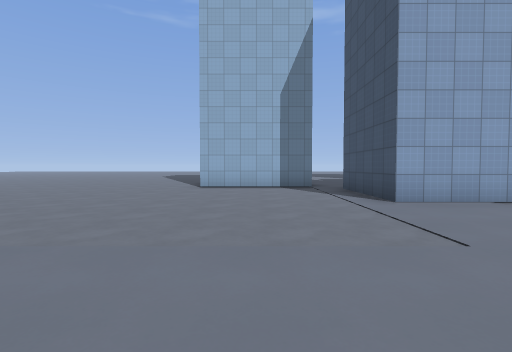
view 1 (above)

24 first-person views from a walk through a level from a Godot 3-D game. The camera is 1.3 m above the floor, tilts 2° down and sees 85° across. The floor is counted in squares, 2 m on a side. Each view is taken from the middle of a square. On the plan, view 1 faces up. The plan holds only what a view shows up to about 9 squares ahead; the rest is blank. The place goes on beyond the plan. Surface patterns are stand-ins for the level's own textures.

view 2
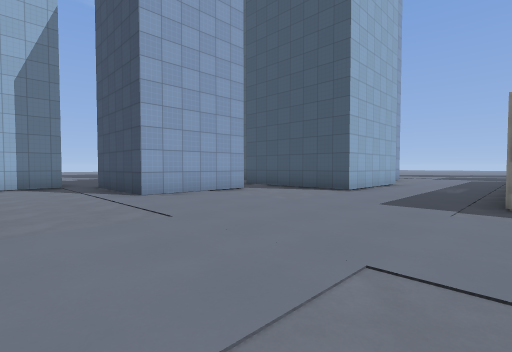

view 3
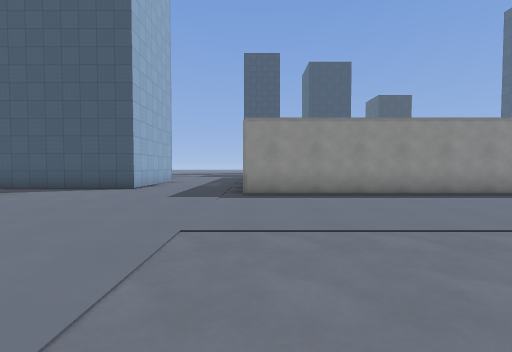

view 4
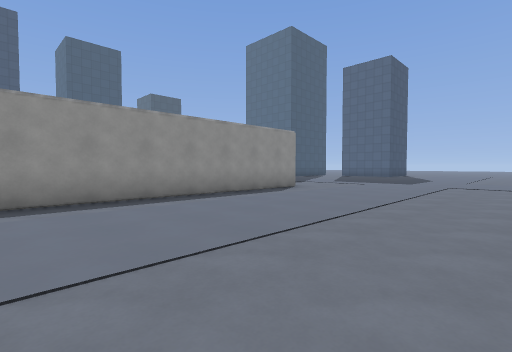

view 5
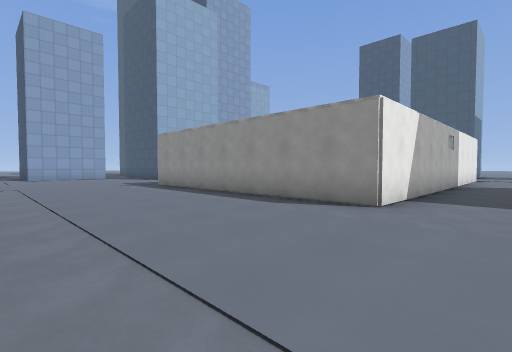

view 6
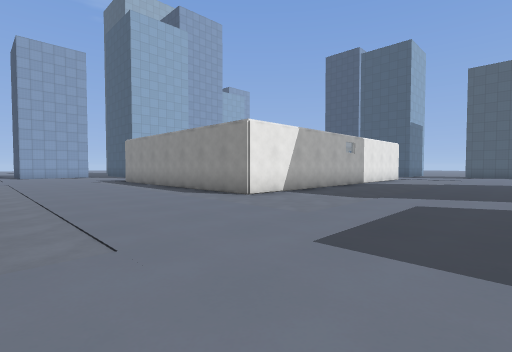

view 7
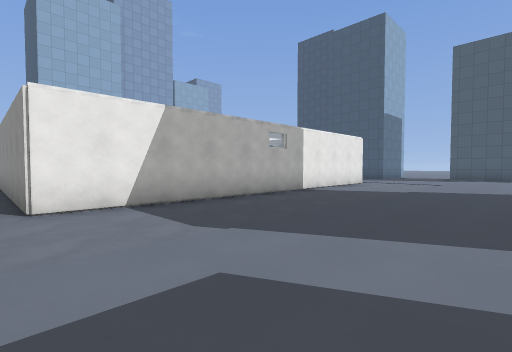

view 8
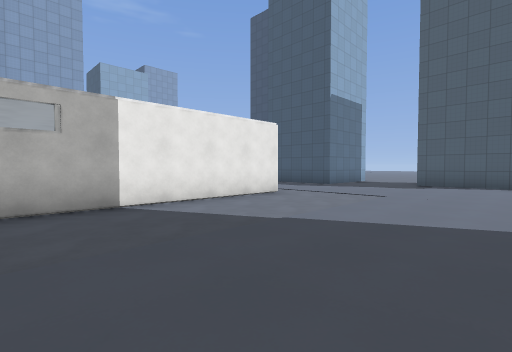

view 9
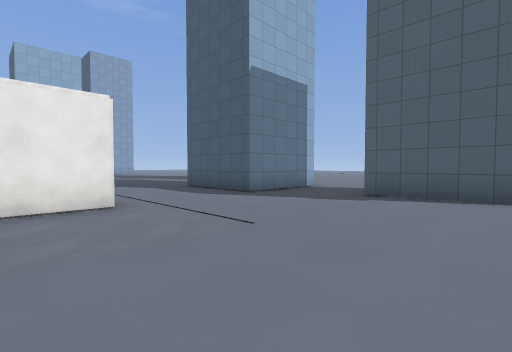

view 10
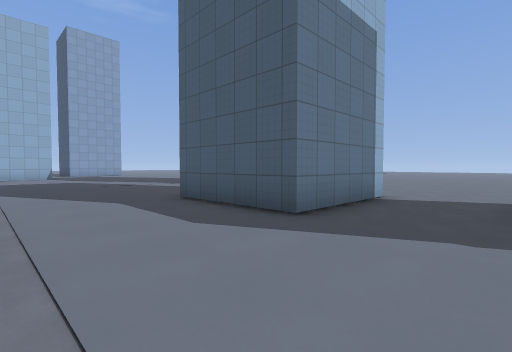

view 11
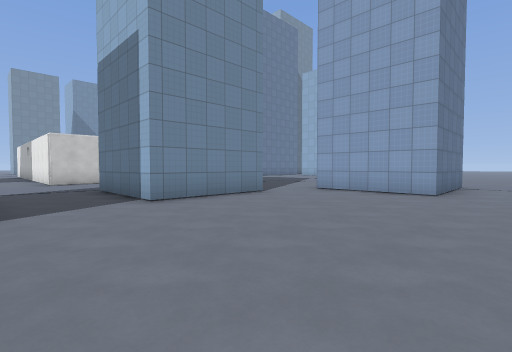

view 12
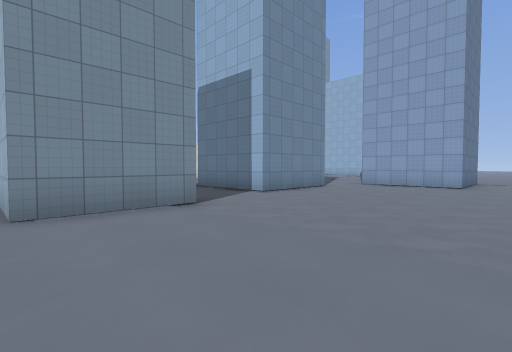

view 13
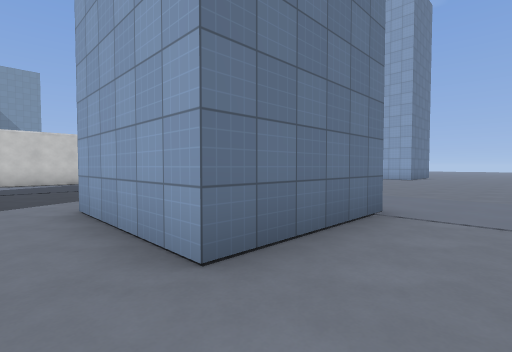

view 14
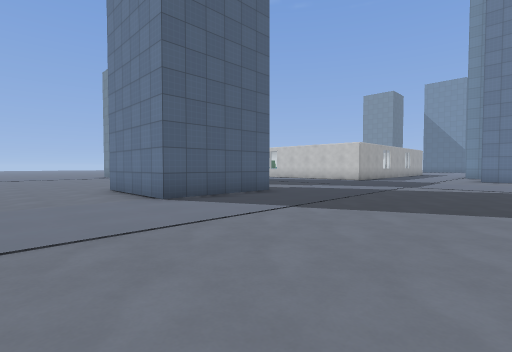

view 15
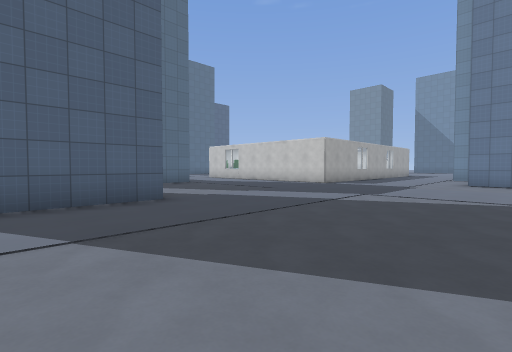

view 16
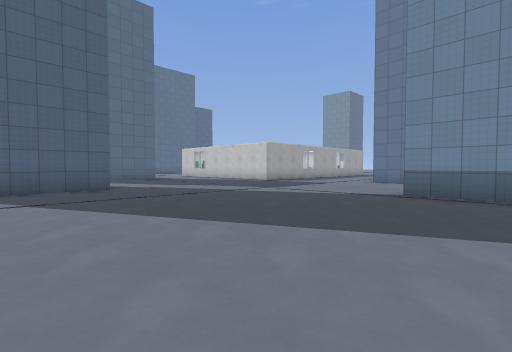

view 17
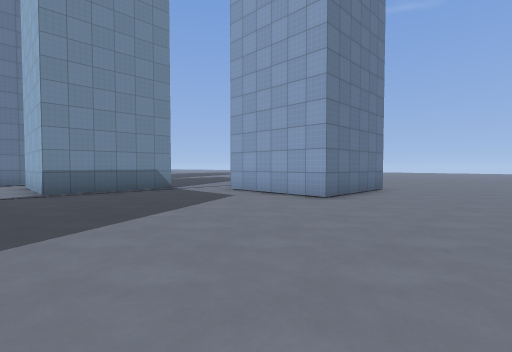

view 18
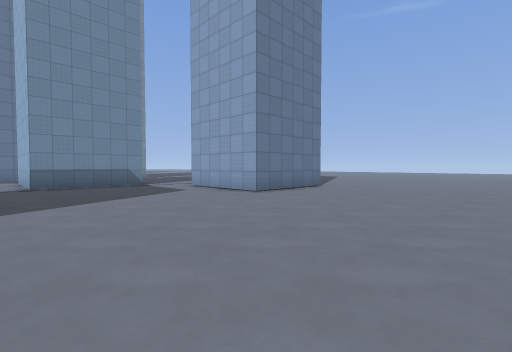

view 19
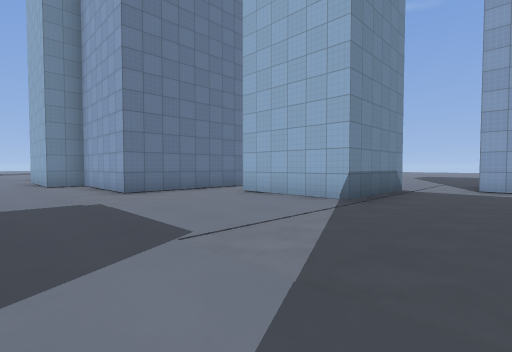

view 20
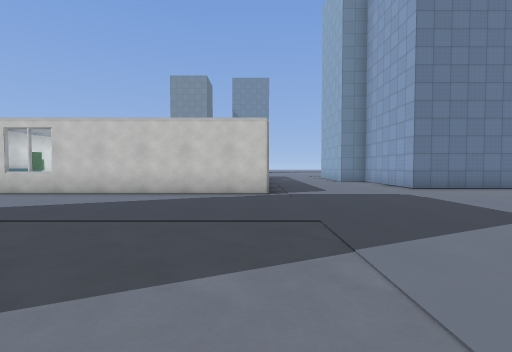

view 21
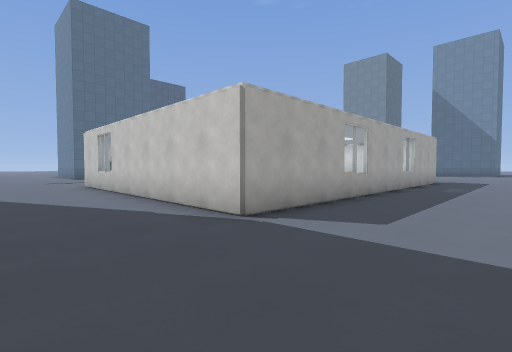

view 22
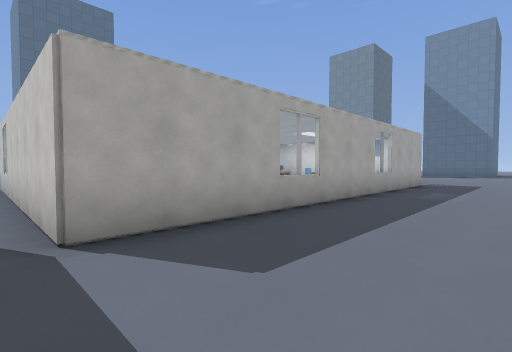

view 23
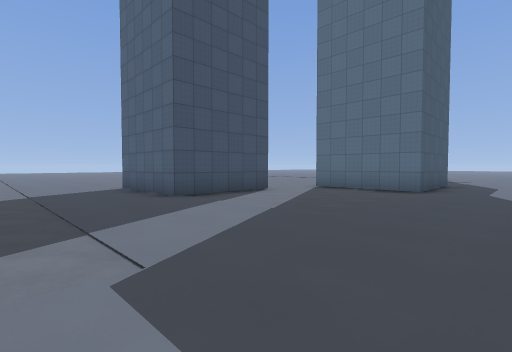

view 24
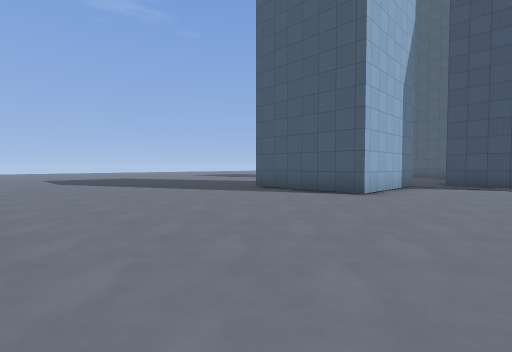

### Floor plan
Points are (right, up) in squares from view 1. A wall is a line through its corners. A room is listed if a view was taken in it or the views show most of it. See-through windows are left out.
Room 1 (views 1, 2, 3, 4, 5, 6, 7, 8, 9, 10, 24)
walls: (6, -0.7) (6.6, -0.7); (5.5, 5) (2.5, 5) (2.5, 8); (7.5, -0.7) (10.5, -0.7); (10.5, 2.5) (7, 2.5) (7, 6.4); (1.9, 8.7) (-1.7, 8.7) (-1.7, 12.2); (14, 6.8) (14, 5.4); (12.5, -8.3) (5.5, -8.3) (5.5, -0.6); (15.5, -8.3) (14.4, -8.3); (22, -7.8) (19, -7.8); (20.3, -12.8) (20.3, -10.2); (22.8, -12.7) (21.1, -12.7)
ways out: opening at (10, 1) to room 2; opening at (15, 6.5) to room 2; opening at (17, -8.7) to room 2; opening at (19, 9) to room 2; opening at (21.5, -13) to room 2; opening at (22, -9) to room 2; opening at (23.5, 14.5) to room 2; closed door at (10.5, -8)
objects: other object (13, -8) to (14, -8)
Room 2 (views 11, 12, 13, 14, 15, 16, 17, 18, 19, 20, 21, 22, 23)
walls: (22.5, 0) (25.5, 0) (25.5, -3) (22.5, -3) (22.5, 0); (18.5, 9.1) (18.5, 6) (15.5, 6); (14, 5.4) (14, 3.5) (10.8, 3.5); (19, -7.8) (19, -4.8) (22, -4.8) (22, -7.8); (22.8, -10.1) (22.8, -12.7); (10.5, -0.7) (15.5, -0.7) (15.5, -8.3); (10.5, 3.2) (10.5, 2.5); (23, 13) (23, 10) (20, 10)
ways out: opening at (10, 1) to room 1; opening at (15, 6.5) to room 1; opening at (17, -8.7) to room 1; opening at (19, 9) to room 1; opening at (21.5, -13) to room 1; opening at (22, -9) to room 1; opening at (23.5, 14.5) to room 1

Positions as (right, up) in squares from view 1, and headings:
1: (0, 0), facing up
2: (0, -1), facing up-right
3: (-1, -1), facing right
4: (0, -1), facing down-right
5: (1, -10), facing up-right
6: (1, -13), facing up-right
7: (5, -13), facing up-right
8: (10, -13), facing up-right
9: (14, -13), facing up-right
10: (16, -10), facing up-right
11: (27, -10), facing up-left
12: (27, -13), facing up-left
13: (27, -4), facing up-left
14: (28, 5), facing down-left
15: (25, 5), facing down-left
16: (25, 8), facing down-left
17: (26, 5), facing up-left
18: (28, 5), facing up-left
19: (21, 1), facing up-left
20: (22, -1), facing left
21: (18, 2), facing down-left
22: (16, 2), facing down-left
23: (17, 3), facing down-right
24: (-8, 6), facing up-right
